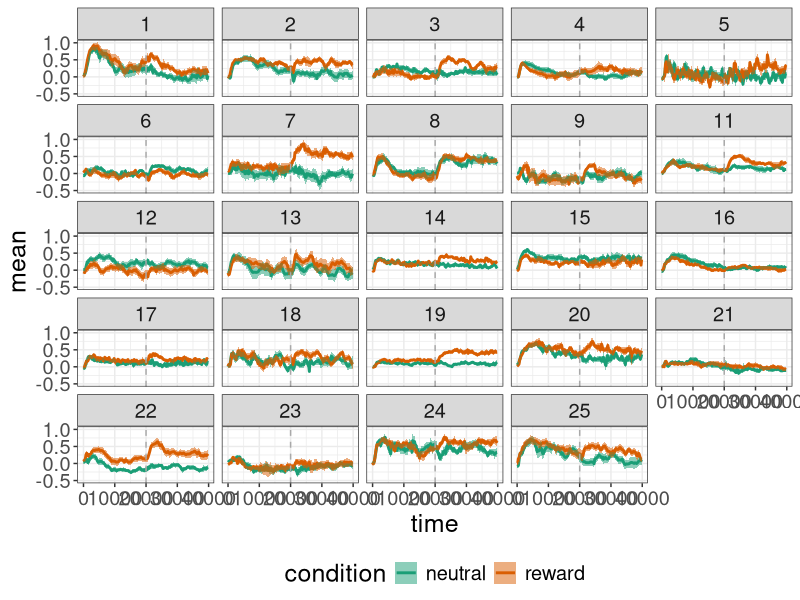
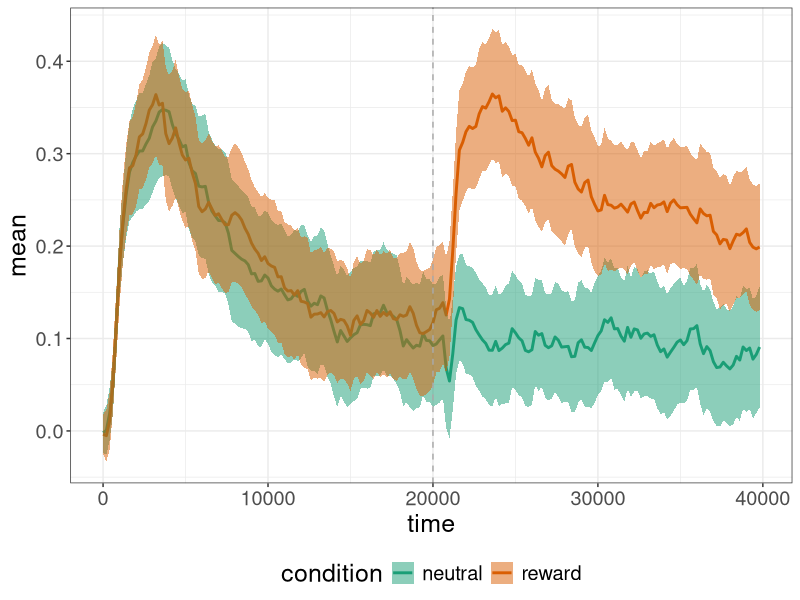
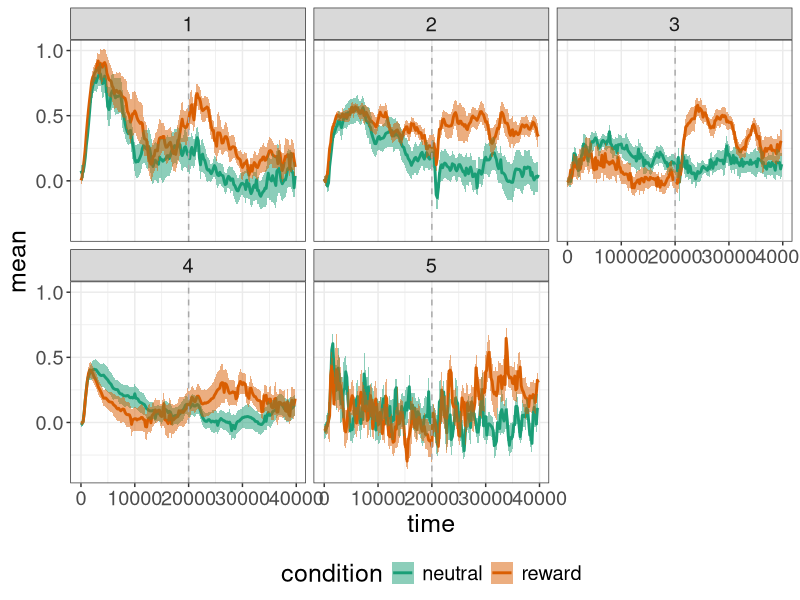
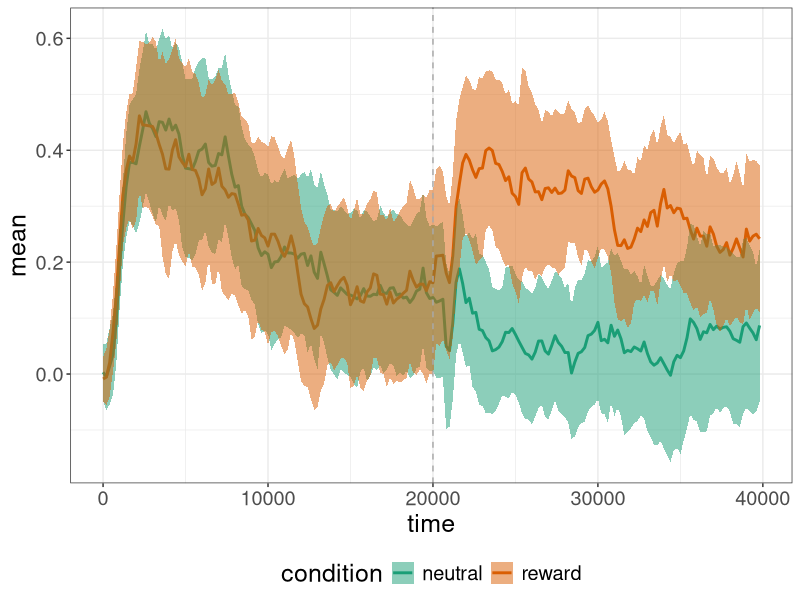
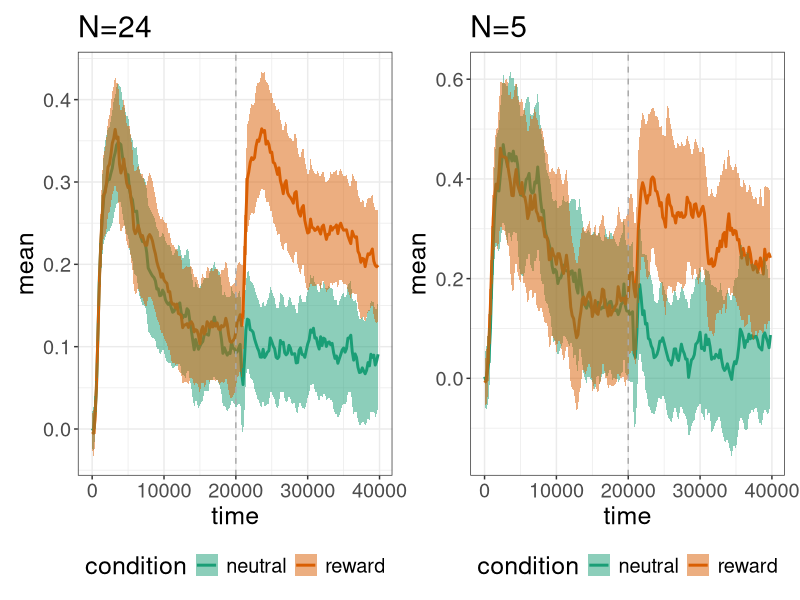
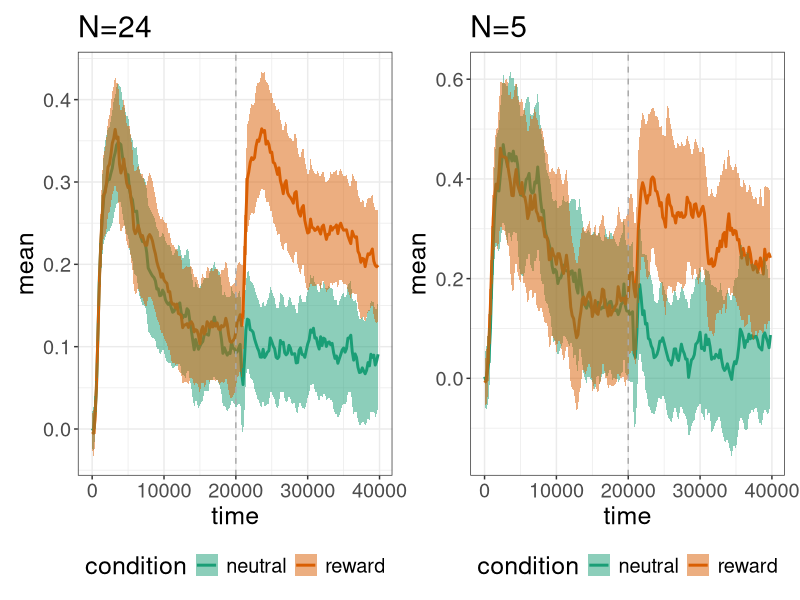

R code for these plots, in order:
## ---- chunk 1
knitr::opts_chunk$set(echo = TRUE)
## ---- chunk 2
# install.packages(c("tidyverse", "RColorBrewer", "patchwork"))
## ---- chunk 3
# take a snapshot and update the lock.file
# renv::snapshot() # this is only necessary when new packages or installed or packages are updated.
## ---- chunk 4
pkg <- c("tidyverse", "RColorBrewer", "patchwork")

lapply(pkg, library, character.only = TRUE)
## ---- chunk 5
theme_set(
  theme_bw() +
    theme(text = element_text(size = 18), 
          title = element_text(size = 18),
          legend.position = "bottom")
)

## Set the amount of dodge in figures
pd <- position_dodge(0.7)
pd2 <- position_dodge(1)
## ---- chunk 6
## all of the data
data_all <- read_csv("data/datatfs.csv") %>%
  select(-n, -sum_na) %>%
  mutate(pid = factor(pid),
         condition = factor(condition,
                            levels = c("neutral", "reward"))) %>% 
  rename(time = samples)
head(data_all)
str(data_all)
summary(data_all)
## ---- chunk 7
## filter to only leave pid 1-5
data <- data_all %>% 
    filter(pid %in% 1:5)
head(data)
str(data)
summary(data)
## ---- chunk 8
## pid check
data_all %>% 
  distinct(pid)

tally1 <- data_all %>%
  group_by(pid, condition, trial) %>% 
  distinct(time) %>% 
  tally()
tally1

## 474 observations with a maximum of n=200 observations each
## 200 datapoints per pid (24), per condition (2), per trial (10). (some trials removed due to exclusion criteria).
## 24x2x10=480 (so by this analysis, 6 trials removed across 24 pts) to give 474 trials in total.
## And then each trial was broken into 40s x 5Hz = 200.
## Out of these 200 possible samples, some were NaN and removed as part of preprocessing. There may be other ways to go here but that's what we've done so far for this example.

# check min and max samples
data_all %>%
  group_by(pid, condition) %>% 
  summarise(max=max(time),
            min=min(time))
## ---- chunk 9
## pid check
data %>% 
  distinct(pid)

tally2 <- data %>%
  group_by(pid, condition, trial) %>% 
  distinct(time) %>% 
  tally()
tally2

## 98 observations with a maximum of n=200 observations each
## 200 datapoints per pid (5), per condition (2), per trial (10). (some trials removed due to exclusion criteria).
## 5x2x10=100 (so by this analysis, 2 trials removed across 5 pts) to give 98 trials in total.
## And then each trial was broken into 40s x 5Hz = 200.
## Out of these 200 possible samples, some were NaN and removed as part of preprocessing. 

# check min and max samples
data %>%
  group_by(pid, condition) %>% 
  summarise(max=max(time),
            min=min(time))
## ---- chunk 10
data_all_pid <- data_all %>%
  group_by(pid, condition, time) %>% 
  summarise(mean = mean(pupil, na.rm = TRUE),
            sd = sd(pupil, na.rm = TRUE),
            n = length(unique(trial/2)), # 
            sem = (sd/sqrt(length(unique(trial/2)))),
            ci = sem*1.96)
head(data_all_pid)
## ---- chunk 11
data_all_group <- data_all %>%
  group_by(condition, time) %>% 
  summarise(mean = mean(pupil, na.rm = TRUE),
            sd = sd(pupil, na.rm = TRUE),
            n = length(unique(pid)), # n here is the total pids per condition
            sem = (sd/sqrt(length(unique(pid)))),
            ci = sem*1.96)
head(data_all_group)
## ---- chunk 12
data_pid <- data %>%
  group_by(pid, condition, time) %>% 
  summarise(mean = mean(pupil, na.rm = TRUE),
            sd = sd(pupil, na.rm = TRUE),
            n = length(unique(trial/2)), # 
            sem = (sd/sqrt(length(unique(trial/2)))),
            ci = sem*1.96)
head(data_pid)
## ---- chunk 13
data_group <- data %>%
  group_by(condition, time) %>% 
  summarise(mean = mean(pupil, na.rm = TRUE),
            sd = sd(pupil, na.rm = TRUE),
            n = length(unique(pid)), # n here is the total pids per condition
            sem = (sd/sqrt(length(unique(pid)))),
            ci = sem*1.96)
head(data_group)
## ---- chunk 14
p3.1 <- ggplot(data_all_pid,
       aes(x = time, y = mean, fill = condition)) +
      geom_line(aes(colour = condition), alpha = 1, linewidth = 1) +
      geom_ribbon(aes(ymin=mean-sem, ymax=mean+sem), alpha = 0.5) +
      geom_vline(xintercept = 20000, linetype = "dashed", colour = "darkgrey") +
      scale_colour_brewer(palette = "Dark2") +
      scale_fill_brewer(palette = "Dark2") +
      facet_wrap(~pid, ncol=5)
p3.1

# ggsave("figures/summary_ribbon.jpeg",
#        width = 10, height = 8)
## ---- chunk 15
p3.2 <- ggplot(data_all_group,
       aes(x = time, y = mean, fill = condition)) +
      geom_line(aes(colour = condition), alpha = 1, linewidth = 1) +
      geom_ribbon(aes(ymin=mean-sem, ymax=mean+sem), alpha = 0.5) +
      geom_vline(xintercept = 20000, linetype = "dashed", colour = "darkgrey") +
      scale_colour_brewer(palette = "Dark2") +
      scale_fill_brewer(palette = "Dark2") 
p3.2

# ggsave("figures/summary_ribbon.jpeg",
#        width = 10, height = 8)
## ---- chunk 16
p3.3 <- ggplot(data_pid,
       aes(x = time, y = mean, fill = condition)) +
      geom_line(aes(colour = condition), alpha = 1, linewidth = 1) +
      geom_ribbon(aes(ymin=mean-sem, ymax=mean+sem), alpha = 0.5) +
      geom_vline(xintercept = 20000, linetype = "dashed", colour = "darkgrey") +
      scale_colour_brewer(palette = "Dark2") +
      scale_fill_brewer(palette = "Dark2") +
      facet_wrap(~pid)
p3.3

# ggsave("figures/summary_ribbon.jpeg",
#        width = 10, height = 8)
## ---- chunk 17
p3.4 <- ggplot(data_group,
       aes(x = time, y = mean, fill = condition)) +
      geom_line(aes(colour = condition), alpha = 1, linewidth = 1) +
      geom_ribbon(aes(ymin=mean-sem, ymax=mean+sem), alpha = 0.5) +
      geom_vline(xintercept = 20000, linetype = "dashed", colour = "darkgrey") +
      scale_colour_brewer(palette = "Dark2") +
      scale_fill_brewer(palette = "Dark2") 
p3.4

# ggsave("figures/summary_ribbon.jpeg",
#        width = 10, height = 8)
## ---- chunk 18
p3.5 <- (p3.2 + ggtitle("N=24")) | (p3.4 + ggtitle("N=5"))
p3.5

ggsave("figures/summary_ribbon.jpeg",
       width = 10, height = 8)
## ---- chunk 19
## data for pid=24
## all of the data (but extra wrangling)
write_csv(data_all, "data/data_n24.csv")
## summary data
write_csv(data_all_pid, "data/data_pid_n24.csv")
write_csv(data_all_group, "data/data_all_n24.csv")

## data for pid=5
## all of the data (but extra wrangling)
write_csv(data, "data/data_n5.csv")
## summary data
write_csv(data_pid, "data/data_pid_n5.csv")
write_csv(data_group, "data/data_all_n5.csv")
